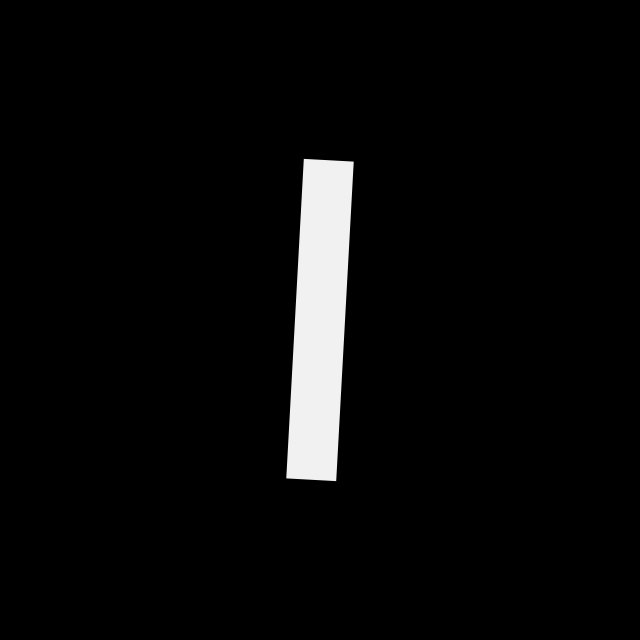
Frame 1 (no input)
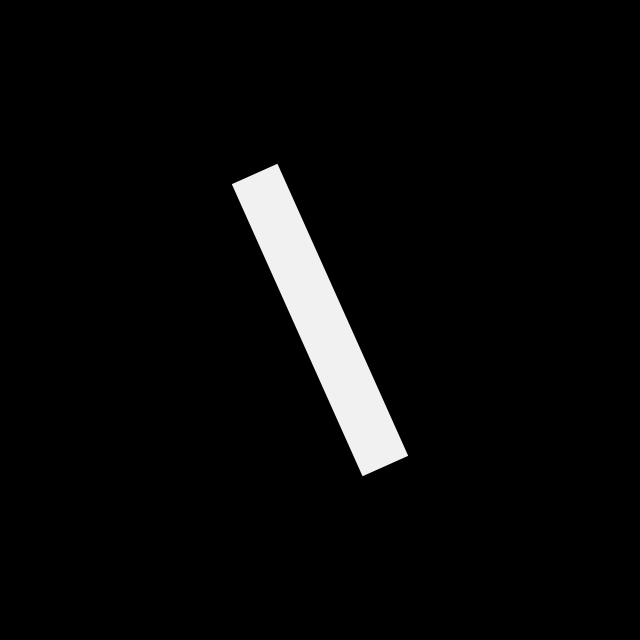
Frame 60 (the mouse pressed at the canvas centre just before this capture)
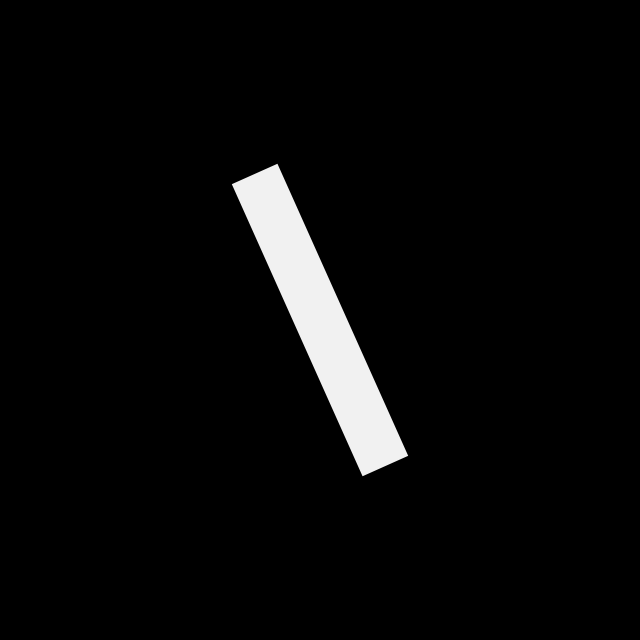
Frame 120 (the mouse held since frame 60 and released just before this capture)

The Processing sketch that drew these frames (run headless with seeded random() and noise(); from frame 60 on, the mouse is pressed at the canvas centre):

// Processing sketch: build
// ── build.pde
/*
 * further use cases
 * wave controlling the rotation of an element
 */

void setup() {
  size(640, 640);
  frameRate(30);
  // ---
  fill(#f1f1f1);
  noStroke();
  smooth();
  rectMode(CENTER);
}

void draw () {
  background(0);
  // ---
  float wave = sin(radians(frameCount)) * 180;
  pushMatrix();
  translate(width / 2, height / 2);
  rotate(radians(wave));
  rect(0, 0, 50, 320);
  popMatrix();
}
